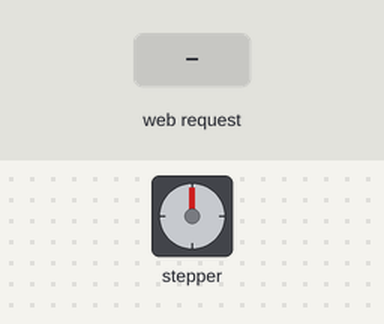
The sketch below on a simulated ESP32. Parts: stepper motor. Wiring (inferred from the names in the program): stepper motor (502 steps per turn assumed): coils GPIO 13, GPIO 12, GPIO 14, GPIO 27. Inputs (shaded band) come from the test bench. WiFi joins after 1.5 s; servers stay silent unless stated; uploads are accepted with an empty reply; what the sketch prints to the serial monitor is not drawn.

Above: at 2.9 s.
3.0 s: HTTP request GET /scan/start received
At 3.77 s:
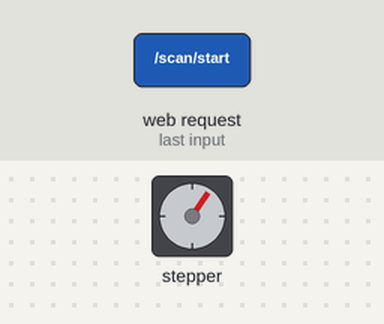
At 4.37 s:
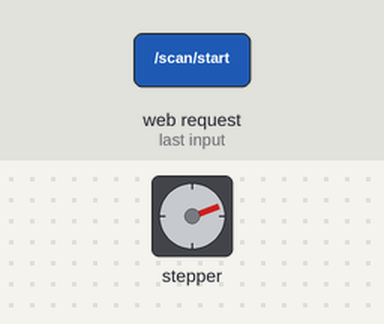
Timing chart, 0 to 18.0 s (numbered marks = the images above; inputs shaded):
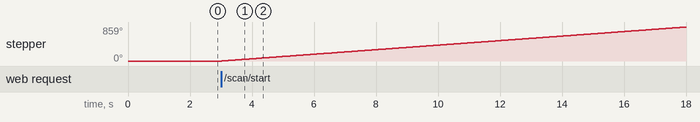

Measured:
- after the input at 3.0 s, stepper: keeps turning clockwise at about 57°/s, starting at once

The sketch:

esp32.ino
```cpp
#include <WiFi.h>
#include <HTTPClient.h>
#include <WebServer.h>

// Configuración WiFi
const char* ssid = "NESO_WIFI_2.4";
const char* password = "print(\"hola_mundo\")";
const char* backendUrl = "http://192.168.1.101:8000/scan/pair";

// Configuración del servidor web
WebServer server(80);

// Define los pines del motor paso a paso
const int motorPin1 = 13;
const int motorPin2 = 12;
const int motorPin3 = 14;
const int motorPin4 = 27;

// Variables de control del motor
bool isMotorRunning = false;
const int STEPS_PER_REVOLUTION = 502;
const int STEP_DELAY = 10; // Milisegundos entre pasos
int currentStep = 0; // Para tracking del progreso

String connectWifi() {
    Serial.print("Conectando a Wi-Fi...");
    WiFi.begin(ssid, password);
    while (WiFi.status() != WL_CONNECTED) {
        delay(500);
        Serial.print(".");
    }
    Serial.println("\nWiFi conectado");
    IPAddress ip = WiFi.localIP();
    Serial.print("IP address: ");
    Serial.println(ip);
    return ip.toString();
}

void sendIp(HTTPClient& http, const String& ip) {
    Serial.println("Enviando IP al backend...");
    http.begin(backendUrl);
    http.addHeader("Content-Type", "application/json");
    String jsonData = "{\"ip_esp32\": \"" + ip + "\"}";
    int httpCode = http.POST(jsonData);

    if (httpCode > 0) {
        Serial.printf("Código de respuesta: %d\n", httpCode);
        if (httpCode == HTTP_CODE_OK) {
            String payload = http.getString();
            Serial.println("Respuesta del servidor:");
            Serial.println(payload);
        }
    } else {
        Serial.printf("Error en la solicitud HTTP: %s\n", http.errorToString(httpCode).c_str());
    }
    http.end();
}

void stepForward() {
    // Secuencia para girar en sentido horario
    digitalWrite(motorPin1, HIGH);
    digitalWrite(motorPin2, LOW);
    digitalWrite(motorPin3, LOW);
    digitalWrite(motorPin4, LOW);
    delay(10);

    digitalWrite(motorPin1, LOW);
    digitalWrite(motorPin2, HIGH);
    digitalWrite(motorPin3, LOW);
    digitalWrite(motorPin4, LOW);
    delay(10);

    digitalWrite(motorPin1, LOW);
    digitalWrite(motorPin2, LOW);
    digitalWrite(motorPin3, HIGH);
    digitalWrite(motorPin4, LOW);
    delay(10);

    digitalWrite(motorPin1, LOW);
    digitalWrite(motorPin2, LOW);
    digitalWrite(motorPin3, LOW);
    digitalWrite(motorPin4, HIGH);
    delay(10);

    delay(STEP_DELAY);
    currentStep++;
}

void handleMotorStart() {
    isMotorRunning = true;
    currentStep = 0;

    for (int i = 0; i < STEPS_PER_REVOLUTION; i++) {
        stepForward();
    }

    isMotorRunning = false;
    server.send(200, "text/plain", "Motor ha girado 360°");
}

void handleMotorStatus() {
    // Crear JSON manualmente
    String response = "{";
    response += "\"isRunning\":" + String(isMotorRunning ? "true" : "false") + ",";
    response += "\"totalSteps\":" + String(STEPS_PER_REVOLUTION) + ",";
    response += "\"currentStep\":" + String(currentStep) + ",";
    response += "\"progress\":" + String((currentStep * 100.0) / STEPS_PER_REVOLUTION);
    response += "}";

    server.send(200, "application/json", response);
}

void setup() {
    Serial.begin(115200);

    // Configurar pines del motor
    pinMode(motorPin1, OUTPUT);
    pinMode(motorPin2, OUTPUT);
    pinMode(motorPin3, OUTPUT);
    pinMode(motorPin4, OUTPUT);

    // Conectar a WiFi y enviar IP
    String ip = connectWifi();
    HTTPClient http;
    sendIp(http, ip);

    // Configurar rutas del servidor web
    server.on("/scan/start", HTTP_GET, handleMotorStart);
    server.on("/scan/status", HTTP_GET, handleMotorStatus);
    server.begin();

    Serial.println("Servidor HTTP iniciado");
}

void loop() {
    server.handleClient();
}
```
